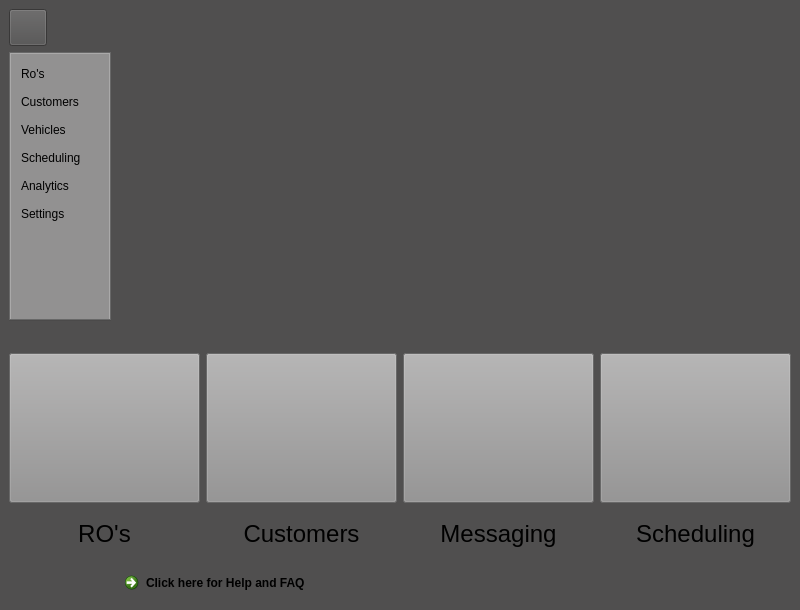
<?xml version="1.0" encoding="UTF-8"?>
<ui version="4.0">
 <class>MainWindow</class>
 <widget class="QMainWindow" name="MainWindow">
  <property name="geometry">
   <rect>
    <x>0</x>
    <y>0</y>
    <width>800</width>
    <height>610</height>
   </rect>
  </property>
  <property name="windowTitle">
   <string>MainWindow</string>
  </property>
  <property name="styleSheet">
   <string notr="true">background-color: #504F4F;


</string>
  </property>
  <widget class="QWidget" name="centralwidget">
   <layout class="QFormLayout" name="formLayout_2">
    <item row="1" column="0">
     <widget class="QTabWidget" name="sidebar_menu">
      <property name="minimumSize">
       <size>
        <width>0</width>
        <height>0</height>
       </size>
      </property>
      <property name="font">
       <font>
        <pointsize>14</pointsize>
        <bold>true</bold>
       </font>
      </property>
      <property name="focusPolicy">
       <enum>Qt::TabFocus</enum>
      </property>
      <property name="styleSheet">
       <string notr="true">background-color: #929191;</string>
      </property>
      <property name="tabShape">
       <enum>QTabWidget::Rounded</enum>
      </property>
      <property name="currentIndex">
       <number>0</number>
      </property>
      <property name="iconSize">
       <size>
        <width>30</width>
        <height>30</height>
       </size>
      </property>
      <property name="elideMode">
       <enum>Qt::ElideLeft</enum>
      </property>
      <property name="tabsClosable">
       <bool>false</bool>
      </property>
      <property name="movable">
       <bool>false</bool>
      </property>
      <property name="tabBarAutoHide">
       <bool>true</bool>
      </property>
      <widget class="QWidget" name="Menu">
       <attribute name="title">
        <string>Menu</string>
       </attribute>
       <layout class="QFormLayout" name="formLayout">
        <item row="0" column="0">
         <widget class="QPushButton" name="ro_button">
          <property name="styleSheet">
           <string notr="true">text-align: left;
;</string>
          </property>
          <property name="text">
           <string>Ro's</string>
          </property>
          <property name="icon">
           <iconset>
            <normaloff>Images/Icons/list-check.png</normaloff>Images/Icons/list-check.png</iconset>
          </property>
          <property name="iconSize">
           <size>
            <width>30</width>
            <height>30</height>
           </size>
          </property>
          <property name="flat">
           <bool>true</bool>
          </property>
         </widget>
        </item>
        <item row="1" column="0">
         <widget class="QPushButton" name="customers_button">
          <property name="styleSheet">
           <string notr="true">text-align: left;</string>
          </property>
          <property name="text">
           <string>Customers</string>
          </property>
          <property name="icon">
           <iconset>
            <normaloff>Images/Icons/user.png</normaloff>Images/Icons/user.png</iconset>
          </property>
          <property name="iconSize">
           <size>
            <width>30</width>
            <height>30</height>
           </size>
          </property>
          <property name="flat">
           <bool>true</bool>
          </property>
         </widget>
        </item>
        <item row="2" column="0">
         <widget class="QPushButton" name="vehicles_button">
          <property name="styleSheet">
           <string notr="true">text-align: left;</string>
          </property>
          <property name="text">
           <string>Vehicles</string>
          </property>
          <property name="icon">
           <iconset>
            <normaloff>Images/Icons/car.png</normaloff>Images/Icons/car.png</iconset>
          </property>
          <property name="iconSize">
           <size>
            <width>30</width>
            <height>30</height>
           </size>
          </property>
          <property name="flat">
           <bool>true</bool>
          </property>
         </widget>
        </item>
        <item row="3" column="0">
         <widget class="QPushButton" name="scheduling_button">
          <property name="styleSheet">
           <string notr="true">text-align: left;</string>
          </property>
          <property name="text">
           <string>Scheduling</string>
          </property>
          <property name="icon">
           <iconset>
            <normaloff>Images/Icons/calendar.png</normaloff>Images/Icons/calendar.png</iconset>
          </property>
          <property name="iconSize">
           <size>
            <width>30</width>
            <height>30</height>
           </size>
          </property>
          <property name="flat">
           <bool>true</bool>
          </property>
         </widget>
        </item>
        <item row="4" column="0">
         <widget class="QPushButton" name="analytics_button">
          <property name="styleSheet">
           <string notr="true">text-align: left;</string>
          </property>
          <property name="text">
           <string>Analytics</string>
          </property>
          <property name="icon">
           <iconset>
            <normaloff>Images/Icons/chart-histogram.png</normaloff>Images/Icons/chart-histogram.png</iconset>
          </property>
          <property name="iconSize">
           <size>
            <width>30</width>
            <height>30</height>
           </size>
          </property>
          <property name="flat">
           <bool>true</bool>
          </property>
         </widget>
        </item>
        <item row="5" column="0">
         <widget class="QPushButton" name="settings_button">
          <property name="styleSheet">
           <string notr="true">text-align: left;</string>
          </property>
          <property name="text">
           <string>Settings</string>
          </property>
          <property name="icon">
           <iconset>
            <normaloff>Images/Icons/settings.png</normaloff>Images/Icons/settings.png</iconset>
          </property>
          <property name="iconSize">
           <size>
            <width>30</width>
            <height>30</height>
           </size>
          </property>
          <property name="flat">
           <bool>true</bool>
          </property>
         </widget>
        </item>
       </layout>
      </widget>
     </widget>
    </item>
    <item row="3" column="0" colspan="2">
     <layout class="QGridLayout" name="gridLayout">
      <item row="0" column="0">
       <layout class="QVBoxLayout" name="verticalLayout">
        <item>
         <widget class="QPushButton" name="ro_main_button">
          <property name="minimumSize">
           <size>
            <width>150</width>
            <height>150</height>
           </size>
          </property>
          <property name="styleSheet">
           <string notr="true">background-color: #929191;</string>
          </property>
          <property name="text">
           <string/>
          </property>
          <property name="icon">
           <iconset>
            <normaloff>Images/Icons/list-check.png</normaloff>Images/Icons/list-check.png</iconset>
          </property>
          <property name="iconSize">
           <size>
            <width>100</width>
            <height>100</height>
           </size>
          </property>
         </widget>
        </item>
        <item>
         <widget class="QLabel" name="ro_main_label">
          <property name="minimumSize">
           <size>
            <width>0</width>
            <height>50</height>
           </size>
          </property>
          <property name="font">
           <font>
            <pointsize>18</pointsize>
           </font>
          </property>
          <property name="text">
           <string>RO's</string>
          </property>
          <property name="alignment">
           <set>Qt::AlignCenter</set>
          </property>
         </widget>
        </item>
       </layout>
      </item>
      <item row="0" column="1">
       <layout class="QVBoxLayout" name="verticalLayout_2">
        <item>
         <widget class="QPushButton" name="customer_main_button">
          <property name="minimumSize">
           <size>
            <width>150</width>
            <height>150</height>
           </size>
          </property>
          <property name="styleSheet">
           <string notr="true">background-color: #929191;</string>
          </property>
          <property name="text">
           <string/>
          </property>
          <property name="icon">
           <iconset>
            <normaloff>Images/Icons/user.png</normaloff>Images/Icons/user.png</iconset>
          </property>
          <property name="iconSize">
           <size>
            <width>100</width>
            <height>100</height>
           </size>
          </property>
          <property name="flat">
           <bool>false</bool>
          </property>
         </widget>
        </item>
        <item>
         <widget class="QLabel" name="customer_main_label">
          <property name="minimumSize">
           <size>
            <width>0</width>
            <height>50</height>
           </size>
          </property>
          <property name="font">
           <font>
            <pointsize>18</pointsize>
           </font>
          </property>
          <property name="text">
           <string>Customers</string>
          </property>
          <property name="alignment">
           <set>Qt::AlignCenter</set>
          </property>
         </widget>
        </item>
       </layout>
      </item>
      <item row="0" column="2">
       <layout class="QVBoxLayout" name="verticalLayout_3">
        <item>
         <widget class="QPushButton" name="messaging_main_button">
          <property name="minimumSize">
           <size>
            <width>150</width>
            <height>150</height>
           </size>
          </property>
          <property name="styleSheet">
           <string notr="true">background-color: #929191;</string>
          </property>
          <property name="text">
           <string/>
          </property>
          <property name="icon">
           <iconset>
            <normaloff>Images/Icons/comment-alt.png</normaloff>Images/Icons/comment-alt.png</iconset>
          </property>
          <property name="iconSize">
           <size>
            <width>100</width>
            <height>100</height>
           </size>
          </property>
         </widget>
        </item>
        <item>
         <widget class="QLabel" name="messaging_main_label">
          <property name="minimumSize">
           <size>
            <width>0</width>
            <height>50</height>
           </size>
          </property>
          <property name="font">
           <font>
            <pointsize>18</pointsize>
           </font>
          </property>
          <property name="text">
           <string>Messaging</string>
          </property>
          <property name="alignment">
           <set>Qt::AlignCenter</set>
          </property>
         </widget>
        </item>
       </layout>
      </item>
      <item row="0" column="3">
       <layout class="QVBoxLayout" name="verticalLayout_4">
        <item>
         <widget class="QPushButton" name="scheduling_main_button">
          <property name="minimumSize">
           <size>
            <width>150</width>
            <height>150</height>
           </size>
          </property>
          <property name="styleSheet">
           <string notr="true">background-color: #929191;</string>
          </property>
          <property name="text">
           <string/>
          </property>
          <property name="icon">
           <iconset>
            <normaloff>Images/Icons/calendar (1).png</normaloff>Images/Icons/calendar (1).png</iconset>
          </property>
          <property name="iconSize">
           <size>
            <width>100</width>
            <height>100</height>
           </size>
          </property>
         </widget>
        </item>
        <item>
         <widget class="QLabel" name="scheculing_main_button">
          <property name="minimumSize">
           <size>
            <width>0</width>
            <height>50</height>
           </size>
          </property>
          <property name="font">
           <font>
            <pointsize>18</pointsize>
           </font>
          </property>
          <property name="text">
           <string>Scheduling</string>
          </property>
          <property name="alignment">
           <set>Qt::AlignCenter</set>
          </property>
         </widget>
        </item>
       </layout>
      </item>
     </layout>
    </item>
    <item row="1" column="1">
     <widget class="QLabel" name="label_5">
      <property name="text">
       <string/>
      </property>
     </widget>
    </item>
    <item row="4" column="0">
     <spacer name="horizontalSpacer_2">
      <property name="orientation">
       <enum>Qt::Horizontal</enum>
      </property>
      <property name="sizeHint" stdset="0">
       <size>
        <width>40</width>
        <height>20</height>
       </size>
      </property>
     </spacer>
    </item>
    <item row="4" column="1">
     <widget class="QCommandLinkButton" name="command_help_button">
      <property name="text">
       <string>Click here for Help and FAQ</string>
      </property>
     </widget>
    </item>
    <item row="0" column="0">
     <widget class="QToolButton" name="toolButton">
      <property name="styleSheet">
       <string notr="true">background-color: #504F4F;</string>
      </property>
      <property name="text">
       <string/>
      </property>
      <property name="icon">
       <iconset>
        <normaloff>Images/Icons/menu-burger.png</normaloff>Images/Icons/menu-burger.png</iconset>
      </property>
      <property name="iconSize">
       <size>
        <width>30</width>
        <height>30</height>
       </size>
      </property>
     </widget>
    </item>
    <item row="2" column="0">
     <spacer name="horizontalSpacer">
      <property name="orientation">
       <enum>Qt::Horizontal</enum>
      </property>
      <property name="sizeHint" stdset="0">
       <size>
        <width>40</width>
        <height>20</height>
       </size>
      </property>
     </spacer>
    </item>
   </layout>
  </widget>
 </widget>
 <resources>
  <include location="Images/open_auto_image_recources.qrc"/>
 </resources>
 <connections/>
</ui>
